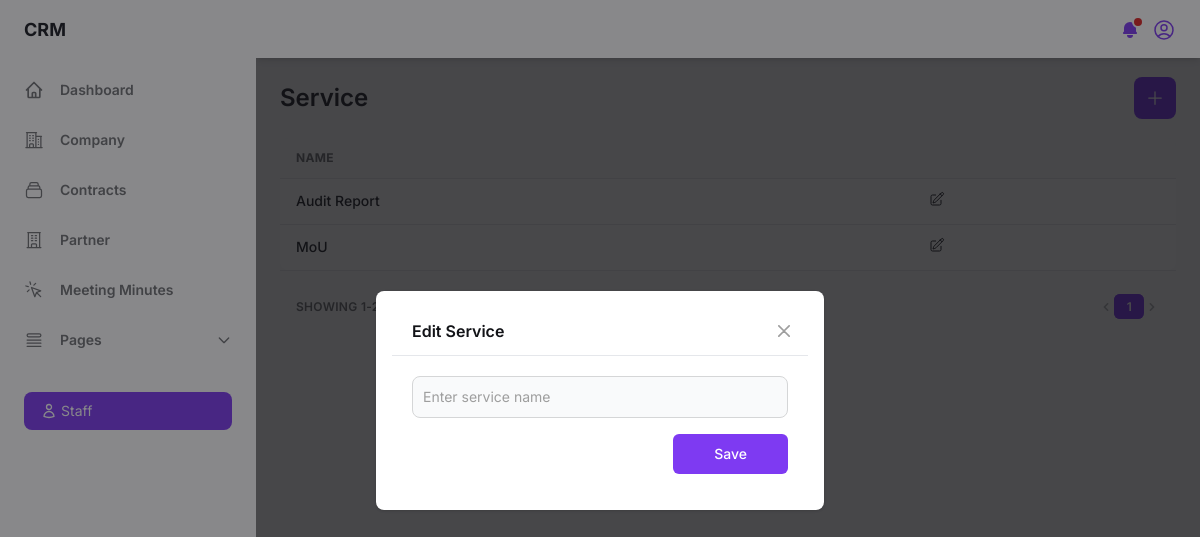
Before: /service/ (signed in) with the older database file.
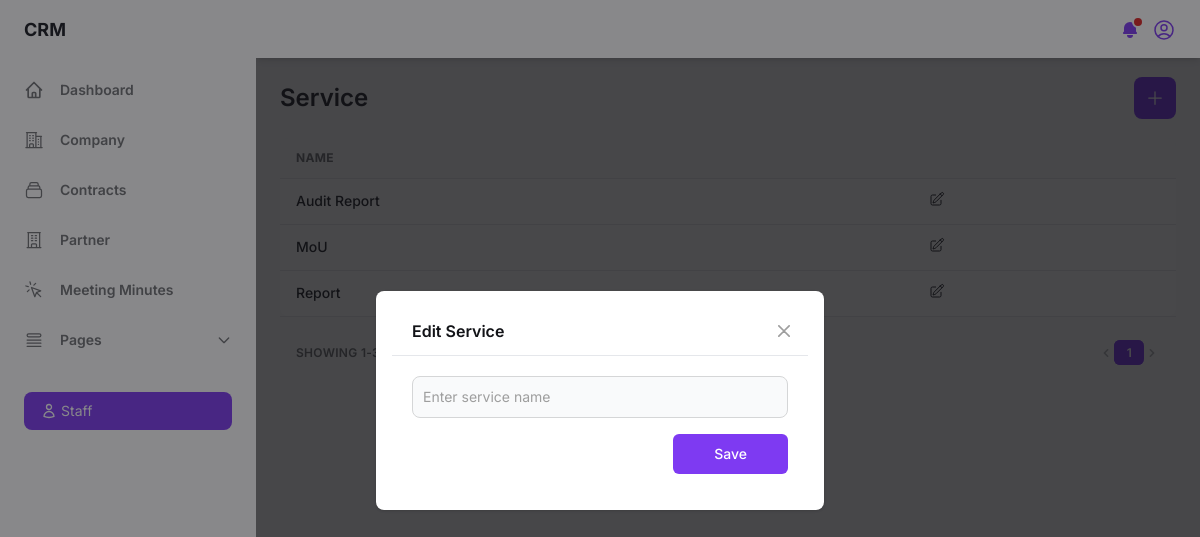
After: the same page with the newer database file.
### crm_app/models.py (models this page shows, shortened)
class Service(models.Model):
    service_name = models.CharField(max_length=100, unique=True)

### crm_app/views.py (the view)
# urls.py: path('service/', views.service, name='service'),
def service(request):
    if 'staff_id' not in request.session:
        return redirect('login')
    staff_id = request.session.get('staff_id')
    user = Staff.objects.get(id=staff_id)
    services = Service.objects.order_by('service_name')
    service_count = Service.objects.count()
    paginator = Paginator(services, 10)
    page = request.GET.get('page')
    try:
        services_page = paginator.page(page)
    except PageNotAnInteger:
        services_page = paginator.page(1)
    except EmptyPage:
        services_page = paginator.page(paginator.num_pages)
    context = {'services': services, 'service_count': service_count, 'services': services_page, 'paginator': paginator, 'page_obj': services_page, 'user': user}
    return render(request, 'service.html', context)

### templates/service.html (shortened to what the changed rows need)
{% load static %}
<!DOCTYPE html>
<html :class="{ 'theme-dark': dark }" x-data="data()" lang="en">
<head>
    <link rel="stylesheet" href="{% static 'css/tailwind.output.css' %}" />
    <link rel="stylesheet" href="{% static 'css/style.css' %}" />
</head>
<body>
    <div class="flex h-screen bg-gray-50 dark:bg-gray-900" :class="{ 'overflow-hidden': isSideMenuOpen }">
        <div class="flex flex-col flex-1 w-full">
            <main class="h-full overflow-y-auto">
                <div class="container px-6 mx-auto grid">
                    <div class="grid gap-4 md:grid-cols-2">
                        <h2 class="my-6 text-2xl font-semibold text-gray-700 dark:text-gray-200">Service</h2>
                    </div>
                    <div class="w-full overflow-hidden rounded-lg shadow-xs">
                        <div class="w-full overflow-x-auto">
                            <table class="w-full whitespace-no-wrap">
                                <thead>
                                    <tr class="text-xs font-semibold tracking-wide text-left text-gray-500 uppercase border-b dark:border-gray-700 bg-gray-50 dark:text-gray-400 dark:bg-gray-800">
                                        <th class="px-4 py-3">Name</th>
                                        <th class="px-4 py-3"></th>
                                    </tr>
                                </thead>
                                <tbody class="bg-white divide-y dark:divide-gray-700 dark:bg-gray-800">
                                    {% for service in services %}
                                    <tr class="text-gray-700 dark:text-gray-400">
                                        <td class="px-4 py-3">
                                            <p class="font-medium text-sm">{{ service.service_name }}</p>
                                        </td>
                                        <td class="px-4 py-3 text-sm">
                                            <button type="button" id="edit-service-button-{{ service.id }}" x-on:click="openEditModal({{ service.id }}, '{{ service.service_name }}')" data-modal-target="service-edit-crud-modal" data-modal-toggle="service-edit-crud-modal">
                                            </button>
                                        </td>
                                    </tr>
                                    {% empty %}
                                    <tr>
                                        <td colspan="5" class="font-medium text-sm text-center">No services found.</td>
                                    </tr>
                                    {% endfor %}
                                </tbody>
                            </table>
                        </div>
                    </div>
                    <div class="grid px-4 py-3 text-xs font-semibold tracking-wide text-gray-500 uppercase border-t dark:border-gray-700 bg-gray-50 sm:grid-cols-9 dark:text-gray-400 dark:bg-gray-800">
                        <span class="flex col-span-4 mt-2 sm:mt-auto sm:justify-end">
                            <nav aria-label="Table navigation">
                                <ul class="inline-flex items-center">
                                    {% for num in paginator.page_range %}
                                        {% if num == page_obj.number %}
                                        <li>
                                            <span class="px-3 py-1 text-white transition-colors duration-150 bg-purple-600 border border-r-0 border-purple-600 rounded-md focus:outline-none">{{ num }}</span>
                                        </li>
                                        {% else %}
                                        <li>
                                            <a href="?page={{ num }}" class="px-3 py-1 rounded-md focus:outline-none">{{ num }}</a>
                                        </li>
                                        {% endif %}
                                    {% endfor %}
                                </ul>
                            </nav>
                        </span>
                    </div>
                </div>
            </main>
        </div>
    </div>
</body>
</html>

Changed rows visible on the page:
added Service: service_name "Report"
